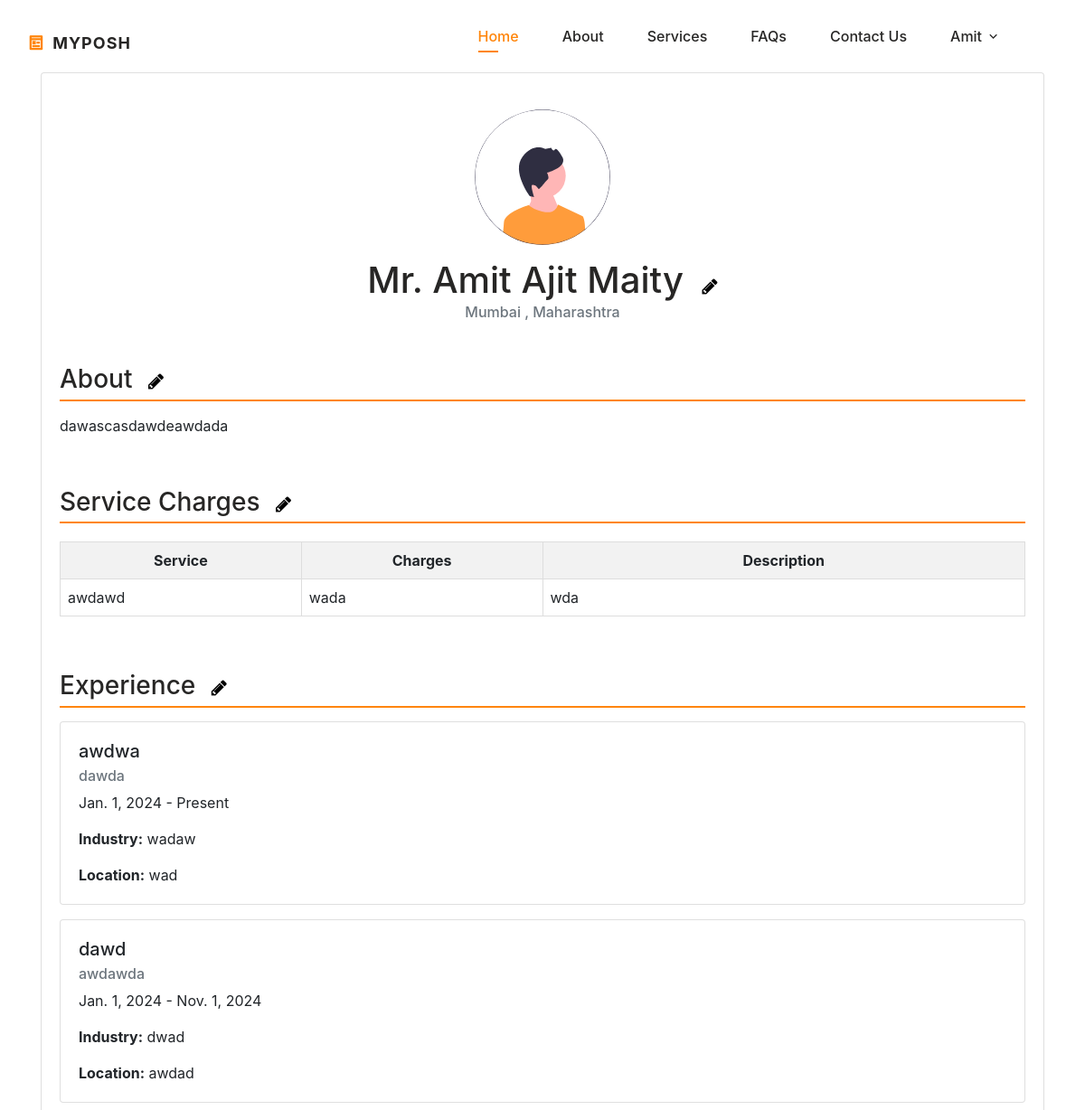
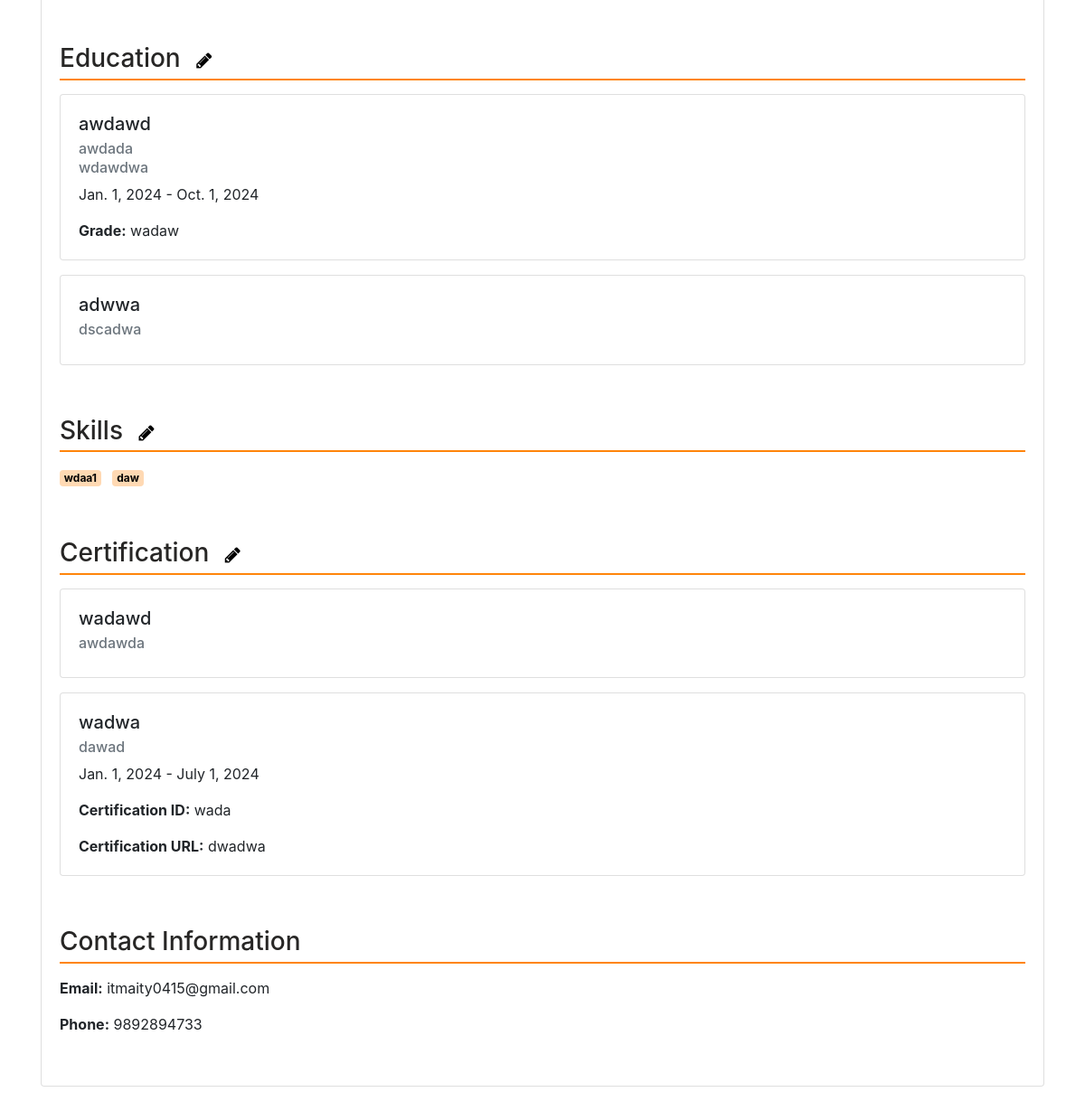
Page /page/ (signed in) on the committed database (2 pictures, top to bottom).
### posh/models.py (models this page shows)
class PoshUser(AbstractBaseUser, PermissionsMixin):
    username = models.CharField(max_length=100, unique=True, primary_key=True)
    email = models.EmailField(unique=True, blank=False)
    phone = models.CharField(max_length=15, unique=True, blank=False)
    start_date = models.DateTimeField(default=timezone.now)
    is_staff = models.BooleanField(default=False)
    is_active = models.BooleanField(default=False)
    type = models.CharField(max_length=50, blank=False)  # To distinguish between user types
    objects = PoshUserManager()
    USERNAME_FIELD = 'username'
    REQUIRED_FIELDS = ['email', 'phone']

class IndividualUser(PoshUser):
    prefix = models.CharField(max_length=10, blank=False)
    fname = models.CharField(max_length=150, blank=False)
    mname = models.CharField(max_length=150, blank=False)
    lname = models.CharField(max_length=150, blank=False)
    dob = models.DateField(blank=False)
    gender = models.CharField(max_length=10, blank=False)
    occupation = models.CharField(max_length=100, blank=False)
    state = models.CharField(max_length=100, blank=False)
    city = models.CharField(max_length=100, blank=False)
    pincode = models.CharField(max_length=10, blank=False)
    profile_pic = models.ImageField(blank=True, upload_to='users/')
    aadhar = models.CharField(max_length=20, blank=True)
    marital = models.CharField(max_length=10, blank=True)
    description = models.TextField(max_length=500, blank=True)
    current_member = models.CharField(max_length=10, blank=True)
    association = models.CharField(max_length=10, blank=True)
    firm_name = models.CharField(max_length=150, blank=True)
    firm_uid = models.CharField(max_length=15, blank=True)
    is_visible = models.BooleanField(default=False)
    timestamp = models.DateTimeField(auto_now_add=True)
    class Meta:
        verbose_name = 'Individual User'
        verbose_name_plural = 'Individual Users'

class Service(models.Model):
    user = models.ForeignKey(settings.AUTH_USER_MODEL, on_delete=models.CASCADE, related_name='service')
    service_name = models.CharField(max_length=100, null=False, blank=False)
    service_charge = models.CharField(max_length=100, null=False, blank=False)
    service_description = models.CharField(max_length=255, null=True, blank=True)

class Experience(models.Model):
    user = models.ForeignKey(settings.AUTH_USER_MODEL, on_delete=models.CASCADE, related_name='experience')
    titleInput = models.CharField(max_length=100)
    companyNameInput = models.CharField(max_length=100)
    currentlyWorkingInput = models.BooleanField(default=False, null=True, blank=True )
    startDateexp = models.DateField(null=True, blank=True)
    endDateexp = models.DateField(null=True, blank=True)
    industryInput = models.CharField(max_length=20, null=True, blank=True)
    locationInput = models.CharField(max_length=20, null=True, blank=True)
    descriptionInputexp = models.TextField(null=True, blank=True)

class Education(models.Model):
    user = models.ForeignKey(settings.AUTH_USER_MODEL, on_delete=models.CASCADE, related_name='education')
    school = models.CharField(max_length=100)
    degree = models.CharField(max_length=100)
    field_of_study = models.CharField(max_length=255, null=True, blank=True)
    start_date = models.DateField(null=True, blank=True)
    end_date = models.DateField(null=True, blank=True)
    grade = models.CharField(max_length=10, null=True, blank=True)
    description = models.TextField(null=True, blank=True)

class Skill(models.Model):
    user = models.ForeignKey(settings.AUTH_USER_MODEL, on_delete=models.CASCADE, related_name='skill')
    skillsInput = models.CharField(max_length=100)

class Certification(models.Model):
    user = models.ForeignKey(settings.AUTH_USER_MODEL, on_delete=models.CASCADE, related_name='certification')
    certificationNameInput = models.CharField(max_length=100)
    issuingOrganizationInput = models.CharField(max_length=100)
    issueDate = models.DateField(null=True, blank=True)
    expirationDate = models.DateField(null=True, blank=True)
    credentialIdInput = models.CharField(max_length=20, null=True, blank=True)
    credentialUrlInput = models.CharField(max_length=20, null=True, blank=True)

### posh/views.py (the view)
# urls.py: path('page/', views.page, name='page'),
def page(request):
    user = request.user.individualuser
    email = user.email
    phone = user.phone
    prefix = user.prefix
    first_name = user.fname
    mid_name = user.mname
    last_name = user.lname
    state = user.state
    city = user.city
    description = user.description
    education_list = user.education.all()
    service_list = user.service.all()
    skill_list = user.skill.all()
    cert_list = user.certification.all()
    experience_list = user.experience.all()
    context = {
        'email': email,
        'phone': phone,
        'fname': first_name,
        'lname': last_name,
        'mname': mid_name,
        'prefix': prefix,
        'state': state,
        'city': city,
        'description': description,
        'profile_pic': user.profile_pic.url if user.profile_pic else None,
        'education_list': education_list,
        'service_list': service_list,
        'skill_list': skill_list,
        'cert_list': cert_list,
        'experience_list': experience_list,
        'visible': user.is_visible,
    }
    return render(request, 'page.html', context)

### posh/templates/page.html (shortened to what this page needs)
{% extends "base.html" %}
{% load static %}
{% block stylescss %}
<link rel="stylesheet" href="https://stackpath.bootstrapcdn.com/bootstrap/4.5.2/css/bootstrap.min.css">
<link rel="stylesheet" href="https://cdnjs.cloudflare.com/ajax/libs/font-awesome/4.7.0/css/font-awesome.min.css">
{% endblock %}
{% block content %}
<div class="container">
  <div class="card card-container">
    <div class="profile-header">
      {% if profile_pic %}
          <img id="profile-image" src="{{ profile_pic }}" alt="Profile Picture" style="max-width: 200px; max-height: 200px;" class="profile-img">
      {% else %}
          <img id="profile-image" src="{% static 'assets/img/default_profile.svg' %}" alt="profile pic" class="profile-img">
      {% endif %}
      {% if prefix == "Mr." %}
        <h1>Mr. {{ fname }} {{ mname }} {{ lname }}
          <a href="{% url 'profile' %}">
            <i style="font-size:20px; margin-left: 10px;" class="fa">&#xf040;</i>
        </a>
        </h1>
      {% elif prefix == "Mrs." %}
        <h1>Mrs. {{ fname }} {{ mname }} {{ lname }}<i style="font-size:20px; margin-left: 10px;" class="fa">&#xf040;</i></h1>
      {% elif prefix == "Miss." %}
        <h1>Miss. {{ fname }} {{ mname }} {{ lname }}<i style="font-size:20px; margin-left: 10px;" class="fa">&#xf040;</i></h1>
      {% endif %}
      <h6 class="card-subtitle mb-2 text-muted">{{ city }}, {{ state }}</h6>
    </div>
    <div class="profile-section">
      {% if description %}
      <h3>About
        <a href="{% url 'profile' %}#longdescription">
        <i style="font-size:20px; margin-left: 10px;" class="fa">&#xf040;</i></h3>
        <p>
          {{ description }}
        </p>
        {% endif %}
    </div>
          {% if service_list %}
          <div class="profile-section">
              <h3>Service Charges
                <a href="{% url 'profile' %}#account-serviceh1">
                  <i style="font-size:20px; margin-left: 10px;" class="fa">&#xf040;</i>
              </a>
              </h3>
              <table id="service-table">
                <thead>
                    <tr>
                        <th>Service</th>
                        <th>Charges</th>
                        <th>Description</th>
                    </tr>
                </thead>
                <tbody>
                    {% if service_list %}
                        {% for service in service_list %}
                            <tr>
                                <td>{{ service.service_name }}</td>
                                <td>{{ service.service_charge }}</td>
                                <td>
                                {{ service.service_description }}<br>
                            </tr>
                        {% endfor %}
                    {% endif %}
                </tbody>
            </table>
          </div>
      {% endif %}
        {% if experience_list %}
          <div class="profile-section">
              <h3>Experience
                <a href="{% url 'profile' %}#account-experience">
                <i style="font-size:20px; margin-left: 10px;" class="fa">&#xf040;</i>
                </a>
              </h3>
              {% for exp in experience_list %}
              <div class="card mb-3">
                  <div class="card-body">
                          <h5 class="card-title">{{ exp.titleInput }}</h5>
                          <h6 class="card-subtitle mb-2 text-muted">{{ exp.companyNameInput }}</h6>
                          {% if exp.startDateexp and exp.endDateexp %}
                              <p class="card-text">{{  exp.startDateexp }} - {{ exp.endDateexp }}</p>
                          {% elif exp.startDateexp %}
                          <p class="card-text">{{  exp.startDateexp }} - Present</p>
                          {% endif %}
                          {% if exp.industryInput %}
                              <p class="card-text"><strong>Industry:</strong> {{ exp.industryInput }}</p>
                          {% endif %}
                          {% if exp.locationInput %}
                              <p class="card-text"><strong>Location:</strong> {{ exp.locationInput }}</p>
                          {% endif %}
                  </div>
              </div>
              {% endfor %}
          </div>
      {% endif %}
      {% if education_list %}
        <div class="profile-section">
            <h3>Education
              <a href="{% url 'profile' %}#account-education">
              <i style="font-size:20px; margin-left: 10px;" class="fa">&#xf040;</i>
            </a>
            </h3>
            {% for edu in education_list %}
            <div class="card mb-3">
                <div class="card-body">
                        <h5 class="card-title">{{ edu.school }}</h5>
                        <h6 class="card-subtitle mb-2 text-muted">{{ edu.degree }}</h6>
                        {% if edu.field_of_study %}
                          <h6 class="card-subtitle mb-2 text-muted">{{ edu.field_of_study }}</h6>
                        {% endif %}
                        {% if edu.start_date and edu.end_date %}
                            <p class="card-text">{{  edu.start_date }} - {{ edu.end_date }}</p>
                        {% endif %}
                        {% if edu.grade %}
                            <p class="card-text"><strong>Grade:</strong> {{ edu.grade }}</p>
                        {% endif %}
                </div>
            </div>
            {% endfor %}
        </div>
    {% endif %}
    {% if skill_list  %}
      <div class="profile-section">
        <h3>Skills
          <a href="{% url 'profile' %}#account-skills">
          <i style="font-size:20px; margin-left: 10px;" class="fa">&#xf040;</i>
          </a>
        </h3>
        <ul class="list-inline">
          {% for skill in skill_list %}
          <li class="list-inline-item badge badge-primary">{{ skill.skillsInput }}</li>
          {% endfor %}
        </ul>
      </div>
    {% endif %}
      {% if cert_list %}
      <div class="profile-section">
          <h3>Certification
            <a href="{% url 'profile' %}#account-certification">
            <i style="font-size:20px; margin-left: 10px;" class="fa">&#xf040;</i></h3>
          {% for cert in cert_list %}
          <div class="card mb-3">
              <div class="card-body">
                      <h5 class="card-title">{{ cert.certificationNameInput }}</h5>
                      <h6 class="card-subtitle mb-2 text-muted">{{ cert.issuingOrganizationInput }}</h6>
                      {% if cert.issueDate and cert.expirationDate %}
                          <p class="card-text">{{ cert.issueDate }} - {{ cert.expirationDate }}</p>
                      {% endif %}
                      {% if cert.credentialIdInput %}
                          <p class="card-text"><strong>Certification ID:</strong> {{ cert.credentialIdInput }}</p>
                      {% endif %}
                      {% if cert.credentialUrlInput %}
                          <p class="card-text"><strong>Certification URL:</strong> {{ cert.credentialUrlInput }}</p>
                      {% endif %}
              </div>
          </div>
          {% endfor %}
      </div>
  {% endif %}
    <div class="profile-section">
      <h3>Contact Information</h3>
      <p><strong>Email:</strong> {{ email }}</p>
      <p><strong>Phone:</strong> {{ phone }}</p>
    </div>
  </div>
</div>
{% endblock %}

### posh/templates/header.html (shortened to what this page needs)
{% load static %}
<!DOCTYPE html>
<html lang="en">
<head>
    <link href="https://cdn.jsdelivr.net/npm/remixicon@4.2.0/fonts/remixicon.css" rel="stylesheet"/>
    <link rel="stylesheet" href="https://stackpath.bootstrapcdn.com/bootstrap/4.5.2/css/bootstrap.min.css">
    <link href="https://cdn.jsdelivr.net/npm/bootstrap@4.5.0/dist/css/bootstrap.min.css" rel="stylesheet">
    <link rel="stylesheet" href="{% static 'assets/css/main.css' %}">
    <link rel="stylesheet" href="{% static 'assets/css/profile.css' %}">
</head>
<body>
    <header class="header" id="header">
        <nav class="nav container">
            <a href="{% url 'home' %}" class="nav__logo">
                <i class="ri-pages-line nav__logo-icon"></i>MYPOSH
            </a>
            <div class="nav__menu" id="nav-menu">
                <ul class="nav__list">
                    <li class="nav__item">
                        <a href="{% url 'home' %}#home" class="nav__link active-link">Home</a>
                    </li>
                    <li class="nav__item">
                        <a href="{% url 'home' %}#about" class="nav__link">About</a>
                    </li>
                    <li class="nav__item">
                        <a href="{% url 'home' %}#services" class="nav__link">Services</a>
                    </li>
                    <li class="nav__item">
                        <a href="{% url 'home' %}#faqs" class="nav__link">FAQs</a>
                    </li>
                    <li class="nav__item">
                        <a href="{% url 'home' %}#contact" class="nav__link">Contact Us</a>
                    </li>
                    {% if request.user.is_authenticated %}
                        {% load get_group %}
                        {% if request.user|has_group:"IND" %}
                            <li class="nav__item dropdown__item">
                                <div class="nav__link">
                                    {{request.user.individualuser.fname}}
                                    <i class="ri-arrow-down-s-line dropdown__arrow-down"></i>
                                </div>
                                {% endif %}
                {% endif %}
            </div>
        </nav>
    </header>

### rows in the picture
PoshUser: user.individualuser.fname "Amit", email "itmaity0415@gmail.com", phone "9892894733"
IndividualUser: fname "Amit", mname "Ajit", lname "Maity", city "Mumbai", state "Maharashtra", description "dawascasdawdeawdada"
Service: service_name "awdawd", service_charge "wada", service_description "wda"
Experience: titleInput "awdwa", companyNameInput "dawda", startDateexp "Jan. 1, 2024", industryInput "wadaw", locationInput "wad"
Experience: titleInput "dawd", companyNameInput "awdawda", startDateexp "Jan. 1, 2024", endDateexp "Nov. 1, 2024", industryInput "dwad", locationInput "awdad"
Education: school "awdawd", degree "awdada", field_of_study "wdawdwa", start_date "Jan. 1, 2024", end_date "Oct. 1, 2024", grade "wadaw"
Education: school "adwwa", degree "dscadwa"
Skill: skillsInput "wdaa1"
Skill: skillsInput "daw"
Certification: certificationNameInput "wadawd", issuingOrganizationInput "awdawda"
Certification: certificationNameInput "wadwa", issuingOrganizationInput "dawad", issueDate "Jan. 1, 2024", expirationDate "July 1, 2024", credentialIdInput "wada", credentialUrlInput "dwadwa"
